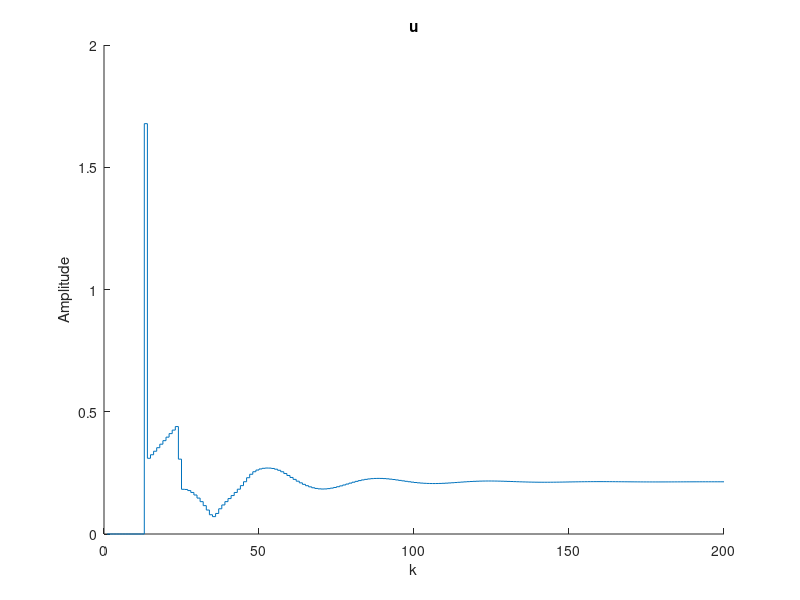
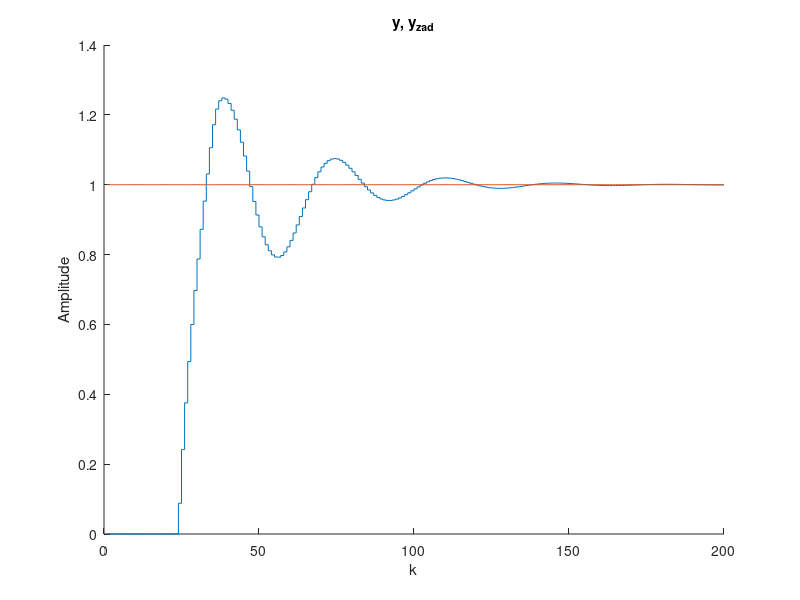
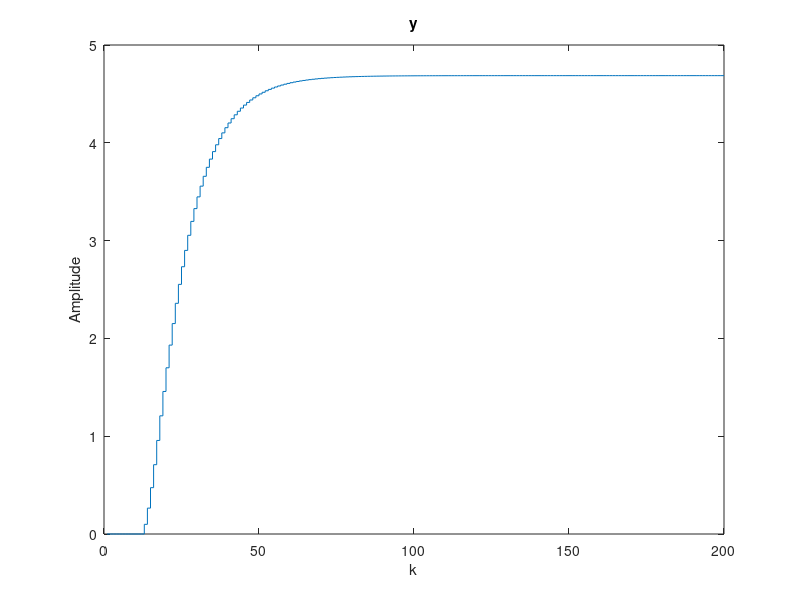
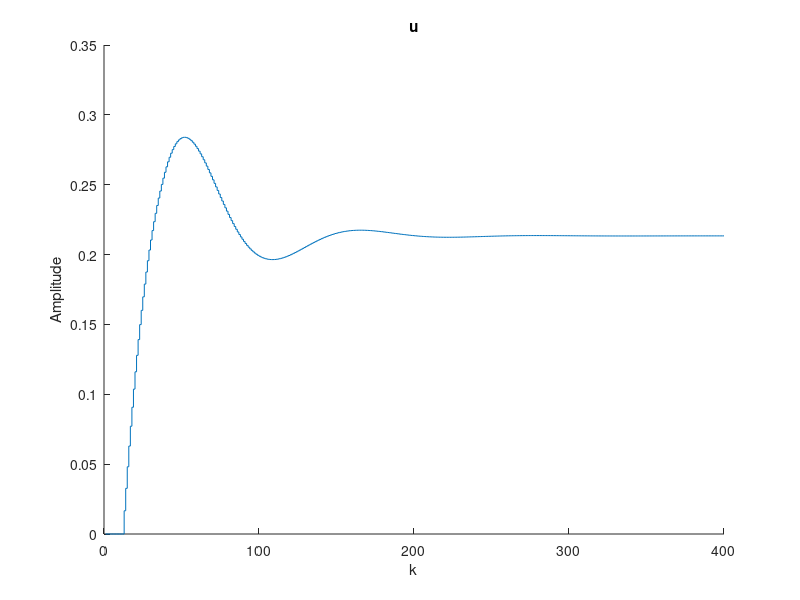

The MATLAB script that drew these images, in order:
%Michał Stolarz
%Zad nr 4

Kk = 0.4802 % Kp=0.4802 <- wzmocnienie krytyczne Tk = 20 sek  <- okres oscylacji
Tk = 20

%nastawy
Kp=0.6*Kk
Ti=(0.5*Tk)
Td=0.12*Tk

%Kp=Kp*0.4
%Ti=Ti*0.7
%Td=Td*0.5

%dyskretny regulator
Tp=0.5

r0 = Kp*(1+(Tp/(2*Ti))+(Td/Tp))
r1 = Kp*(-1-2*(Td/Tp)+Tp/(2*Ti))
r2 = (Kp*Td)/Tp

%dyskretny obiekt


%inicjalizacja 
b0=1.677;
b1=-0.6981; 
c0=0.524; 
c1=0.04649; 




%###########PID##############
kk=200; %koniec symulacji 

x=1:kk
y=zeros(kk,1);
u=zeros(kk,1);

%warunki pocztkowe 
u(1:12)=0; 
y(1:12)=0; 
yzad(1:12)=1; 
yzad(13:kk)=1; 
e(1:12)=0; 

for k=13:kk; %główna petla symulacyjna 
%symulacja obiektu 
     y(k)=1.677*y(k-1)-0.6981*y(k-2)+0.0524*u(k-11)+0.04649*u(k-12);
%uchyb regulacji 
     e(k)=yzad(k)-y(k); 
%sygnał sterujcy regulatora PID 
     u(k)=r2*e(k-2)+r1*e(k-1)+r0*e(k)+u(k-1); 
end; 

%sterowanie
figure;
hold on;
stairs(x,u); 
title("u");
ylabel("Amplitude");
xlabel("k");
hold off

%odpowiedź skokowa
figure; 
hold on
stairs(x,y)
hold on
stairs(x,yzad) 
title("y, y_{zad}")
ylabel("Amplitude");
xlabel("k") 
hold off




%##########Odpowiedź skokowa obiektu###############

kk=200; %koniec symulacji 

x=1:kk
y=zeros(kk,1);
u=zeros(kk,1);

%warunki początkowe 
u(1:12)=1; 
y(1:12)=0; 
u(1:12)=1; 
u(13:kk)=1;  

for k=13:kk; %główna petla symulacyjna 
%symulacja obiektu 
     y(k)=1.677*y(k-1)-0.6981*y(k-2)+0.0524*u(k-11)+0.04649*u(k-12); 
end; 

%wyniki symulacji
figure;
stairs(x,y); 
title("y");
ylabel("Amplitude")
xlabel("k");
hold off


%########## DCM ###############

% Wektor z rzędnymi odpowiedzi skokowych obiektu

s = y;

% Horyzonty

D=25;
N=25;
Nu=15;

% Współczynnik kary za przyrosty sterowania

lambda=1000;

% Generacja macierzy

M=zeros(N,Nu);
for i=1:N
   for j=1:Nu
      if (i>=j)
         M(i,j)=s(i-j+1);
      end;
   end;
end;

MP=zeros(N,D-1);
for i=1:N
   for j=1:D-1
      if i+j<=D
         MP(i,j)=s(i+j)-s(j);
      else
         MP(i,j)=s(D)-s(j);
      end;      
   end;
end;

% Obliczanie parametrów regulatora

I=eye(Nu);
K=((M'*M+lambda*I)^-1)*M';
%ku=K(1,:)*MP;
%ke=sum(K(1,:));

%formatka = '%f,';
%fprintf(formatka, ku)
kk=400
y_zad = ones(kk,1)
y_model = zeros(kk,1)
d_u=zeros(N,1)
d_u_stare = zeros(N,1)
u = zeros(Nu,1)

for k=13:kk; %główna petla symulacyjna 
   
   y_model(k)=1.677*y_model(k-1)-0.6981*y_model(k-2)+0.0524*u(k-11)+0.04649*u(k-12); %odpowiedź modelu na sterowanie 
  
   d_u = K*(y_zad(1)*ones(N,1)- y_model(k)*ones(N) -MP*d_u_stare(1:N-1)); %zmiana sterowania
   
   d_u_stare(2:end)=d_u_stare(1:end-1)%przesuniecie
   d_u_stare(1) = d_u(1);
   
   u(k)=u(k-1)+d_u(1); %sterowanie
   
   
end; 

%sterowanie
figure;
hold on;
stairs(u); 
title("u");
ylabel("Amplitude");
xlabel("k");
hold off

%odpowiedź skokowa
figure
hold on
stairs(y_model);
stairs(y_zad) 
title("y,y_{zad}");
ylabel("Amplitude");
xlabel("k");
hold off

